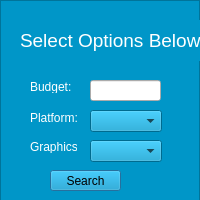
<?xml version="1.0" encoding="UTF-8"?>
<ui version="4.0">
 <class>search</class>
 <widget class="QDialog" name="search">
  <property name="geometry">
   <rect>
    <x>0</x>
    <y>0</y>
    <width>200</width>
    <height>200</height>
   </rect>
  </property>
  <property name="windowTitle">
   <string>Dialog</string>
  </property>
  <property name="styleSheet">
   <string notr="true">background-color: rgb(0, 150, 200)</string>
  </property>
  <widget class="QFrame" name="frame">
   <property name="geometry">
    <rect>
     <x>0</x>
     <y>0</y>
     <width>200</width>
     <height>201</height>
    </rect>
   </property>
   <property name="frameShape">
    <enum>QFrame::StyledPanel</enum>
   </property>
   <property name="frameShadow">
    <enum>QFrame::Raised</enum>
   </property>
   <widget class="QLabel" name="label_2">
    <property name="geometry">
     <rect>
      <x>20</x>
      <y>20</y>
      <width>321</width>
      <height>41</height>
     </rect>
    </property>
    <property name="styleSheet">
     <string notr="true">color: white;</string>
    </property>
    <property name="text">
     <string>&lt;html&gt;&lt;head/&gt;&lt;body&gt;&lt;p&gt;&lt;span style=&quot; font-size:14pt;&quot;&gt;Select Options Below&lt;/span&gt;&lt;/p&gt;&lt;/body&gt;&lt;/html&gt;</string>
    </property>
   </widget>
   <widget class="QLineEdit" name="lineEdit">
    <property name="geometry">
     <rect>
      <x>90</x>
      <y>80</y>
      <width>71</width>
      <height>21</height>
     </rect>
    </property>
    <property name="styleSheet">
     <string notr="true">background-color: rgb(0, 0, )</string>
    </property>
   </widget>
   <widget class="QLabel" name="label">
    <property name="geometry">
     <rect>
      <x>30</x>
      <y>80</y>
      <width>47</width>
      <height>13</height>
     </rect>
    </property>
    <property name="styleSheet">
     <string notr="true">color: white;</string>
    </property>
    <property name="text">
     <string>Budget:</string>
    </property>
   </widget>
   <widget class="QLabel" name="label_3">
    <property name="geometry">
     <rect>
      <x>30</x>
      <y>110</y>
      <width>51</width>
      <height>16</height>
     </rect>
    </property>
    <property name="styleSheet">
     <string notr="true">color: white;</string>
    </property>
    <property name="text">
     <string>Platform:</string>
    </property>
   </widget>
   <widget class="QComboBox" name="comboBox">
    <property name="geometry">
     <rect>
      <x>90</x>
      <y>110</y>
      <width>72</width>
      <height>22</height>
     </rect>
    </property>
    <property name="toolTip">
     <string>&lt;html&gt;&lt;head/&gt;&lt;body&gt;&lt;p&gt;Select your prefered platform&lt;/p&gt;&lt;/body&gt;&lt;/html&gt;</string>
    </property>
   </widget>
   <widget class="QComboBox" name="comboBox_2">
    <property name="geometry">
     <rect>
      <x>90</x>
      <y>140</y>
      <width>72</width>
      <height>22</height>
     </rect>
    </property>
   </widget>
   <widget class="QLabel" name="label_4">
    <property name="geometry">
     <rect>
      <x>30</x>
      <y>140</y>
      <width>47</width>
      <height>13</height>
     </rect>
    </property>
    <property name="styleSheet">
     <string notr="true">color: white;</string>
    </property>
    <property name="text">
     <string>Graphics</string>
    </property>
   </widget>
   <widget class="QPushButton" name="pushButton">
    <property name="geometry">
     <rect>
      <x>50</x>
      <y>170</y>
      <width>71</width>
      <height>21</height>
     </rect>
    </property>
    <property name="text">
     <string>Search</string>
    </property>
   </widget>
  </widget>
 </widget>
 <resources/>
 <connections/>
</ui>
